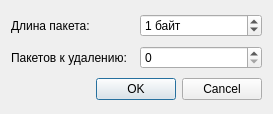
<?xml version="1.0" encoding="UTF-8"?>
<ui version="4.0">
 <class>Dialog_PacketDelete</class>
 <widget class="QDialog" name="Dialog_PacketDelete">
  <property name="geometry">
   <rect>
    <x>0</x>
    <y>0</y>
    <width>273</width>
    <height>114</height>
   </rect>
  </property>
  <property name="minimumSize">
   <size>
    <width>273</width>
    <height>114</height>
   </size>
  </property>
  <property name="maximumSize">
   <size>
    <width>273</width>
    <height>114</height>
   </size>
  </property>
  <property name="windowTitle">
   <string>Удалить пакеты</string>
  </property>
  <property name="windowIcon">
   <iconset resource="recources.qrc">
    <normaloff>:/recources/buttons/buttonDelete.png</normaloff>:/recources/buttons/buttonDelete.png</iconset>
  </property>
  <layout class="QGridLayout" name="gridLayout">
   <item row="0" column="0">
    <widget class="QLabel" name="label">
     <property name="toolTip">
      <string>Длина пакета в байтах</string>
     </property>
     <property name="text">
      <string>Длина пакета:</string>
     </property>
    </widget>
   </item>
   <item row="0" column="1">
    <widget class="QSpinBox" name="sb_length">
     <property name="toolTip">
      <string>Может быть только кратным длине WAV файла</string>
     </property>
     <property name="buttonSymbols">
      <enum>QAbstractSpinBox::UpDownArrows</enum>
     </property>
     <property name="suffix">
      <string> байт</string>
     </property>
     <property name="maximum">
      <number>100</number>
     </property>
     <property name="value">
      <number>1</number>
     </property>
    </widget>
   </item>
   <item row="1" column="0">
    <widget class="QLabel" name="label_3">
     <property name="toolTip">
      <string/>
     </property>
     <property name="text">
      <string>Пакетов к удалению:</string>
     </property>
     <property name="textFormat">
      <enum>Qt::AutoText</enum>
     </property>
     <property name="scaledContents">
      <bool>false</bool>
     </property>
     <property name="wordWrap">
      <bool>true</bool>
     </property>
     <property name="margin">
      <number>0</number>
     </property>
    </widget>
   </item>
   <item row="1" column="1">
    <widget class="QSpinBox" name="sb_todelete">
     <property name="toolTip">
      <string>Не больше количества пакетов</string>
     </property>
    </widget>
   </item>
   <item row="2" column="0" colspan="2">
    <widget class="QDialogButtonBox" name="buttonBox">
     <property name="orientation">
      <enum>Qt::Horizontal</enum>
     </property>
     <property name="standardButtons">
      <set>QDialogButtonBox::Cancel|QDialogButtonBox::Ok</set>
     </property>
    </widget>
   </item>
  </layout>
 </widget>
 <tabstops>
  <tabstop>sb_length</tabstop>
  <tabstop>buttonBox</tabstop>
 </tabstops>
 <resources>
  <include location="recources.qrc"/>
 </resources>
 <connections>
  <connection>
   <sender>buttonBox</sender>
   <signal>accepted()</signal>
   <receiver>Dialog_PacketDelete</receiver>
   <slot>accept()</slot>
   <hints>
    <hint type="sourcelabel">
     <x>176</x>
     <y>90</y>
    </hint>
    <hint type="destinationlabel">
     <x>157</x>
     <y>113</y>
    </hint>
   </hints>
  </connection>
  <connection>
   <sender>buttonBox</sender>
   <signal>rejected()</signal>
   <receiver>Dialog_PacketDelete</receiver>
   <slot>reject()</slot>
   <hints>
    <hint type="sourcelabel">
     <x>176</x>
     <y>96</y>
    </hint>
    <hint type="destinationlabel">
     <x>185</x>
     <y>113</y>
    </hint>
   </hints>
  </connection>
 </connections>
</ui>
